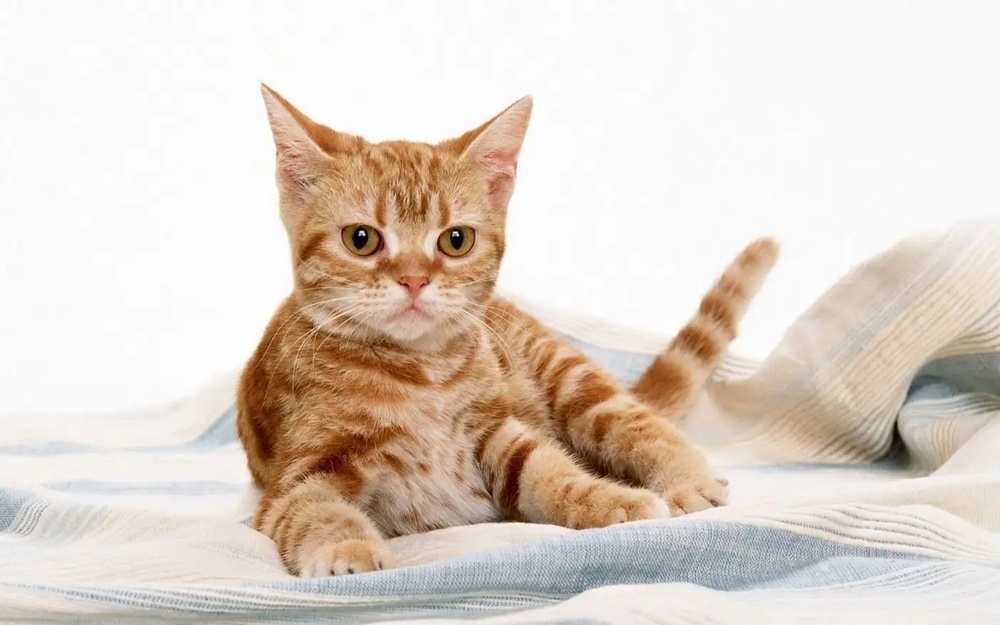
#> input picture 11-人脸识别/cat.jpg, 1000 x 625 px, shrunk from 1400 x 875 before the run
$ python '001-猫脸检测.py'
#> lines starting #> are read from the running program, lines starting #| are printed output that depends on the picture; after the words box and inside, x2 and y2 are one past the last pixel; in counts of white or black regions, pixels touching at a corner belong together
#> further down, img is the input picture: shape (625, 1000, 3); mean B, G, R 200.7, 211.1, 222.8
# coding: utf-8
# filename: 001-猫脸检测
# develop: sif
# date: 2022-10-10 15:13

# 单张的猫脸检测
import cv2


def demo_face():
    gray = cv2.cvtColor(img, cv2.COLOR_BGR2GRAY)
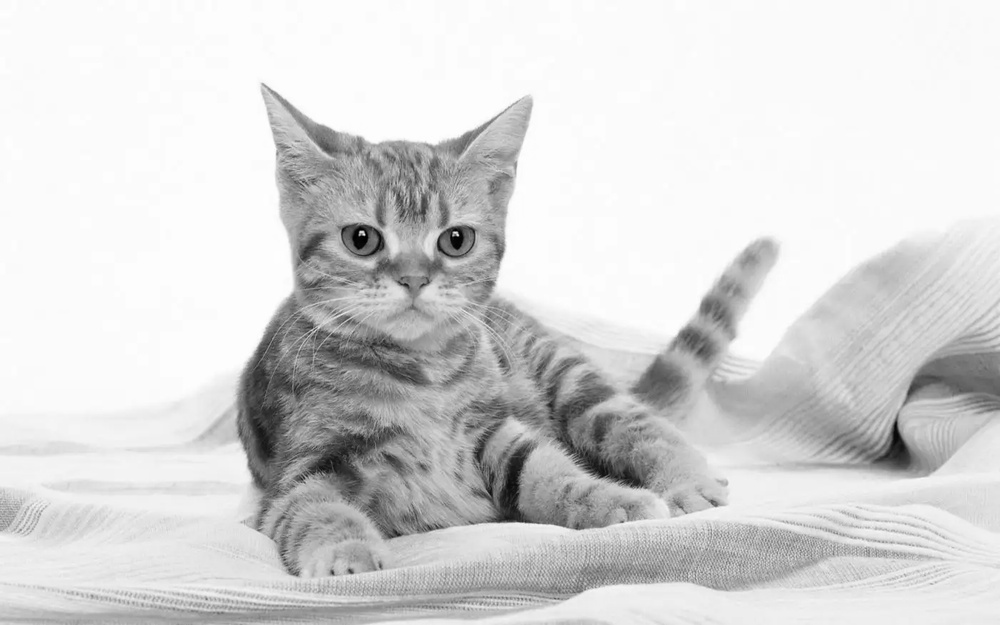
#> gray: shape (625, 1000); min 0, max 255, mean 213.4
    # 调用级联分级器
    facecade = cv2.CascadeClassifier('data/haarcascade_frontalcatface_extended.xml')
    face = facecade.detectMultiScale(gray)
#> face = [[326, 177, 172, 172]]
    for x, y, w, h in face:
        cv2.rectangle(img, (x, y), (x + w, y + h), (32, 155, 122), 2)
#> this loop made 1 pass
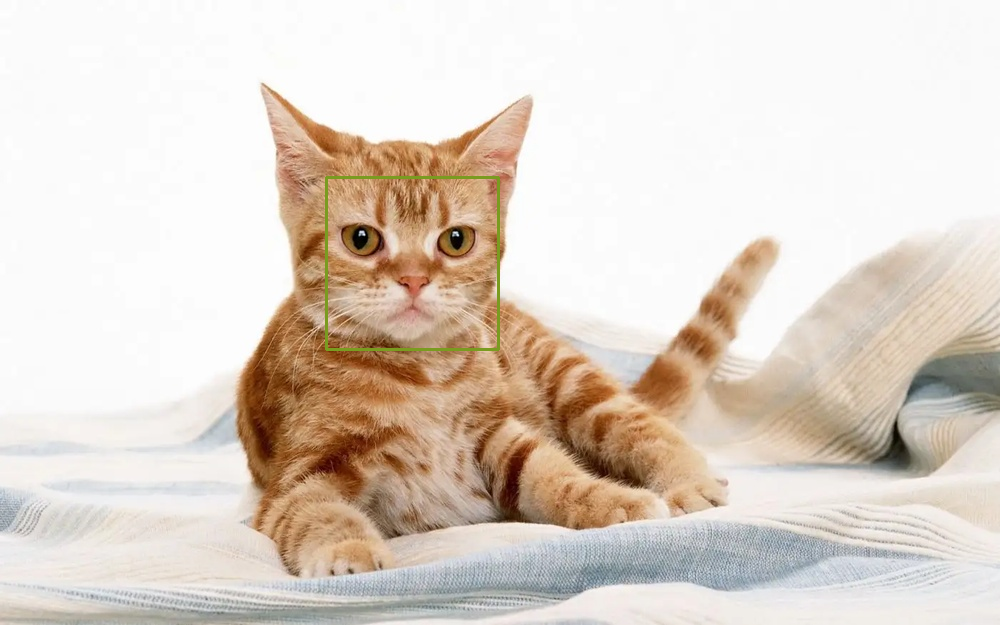
#> img: shape (625, 1000, 3); 0.33% of pixels changed, all inside (x1, y1, x2, y2) = (325, 176, 500, 351)
    cv2.imshow('img', img)
    cv2.waitKey()
    cv2.destroyAllWindows()


img = cv2.imread('cat.jpg', 1)
demo_face()
